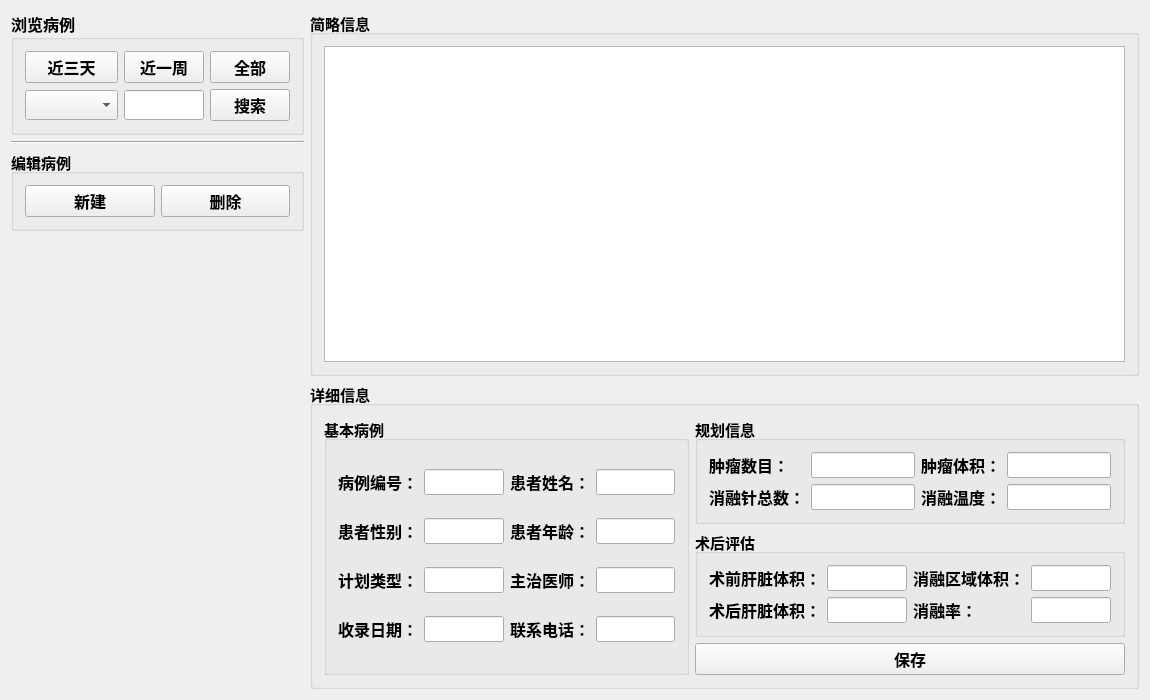
<?xml version="1.0" encoding="UTF-8"?>
<ui version="4.0">
 <class>MainWindow</class>
 <widget class="QMainWindow" name="MainWindow">
  <property name="geometry">
   <rect>
    <x>0</x>
    <y>0</y>
    <width>1150</width>
    <height>700</height>
   </rect>
  </property>
  <property name="minimumSize">
   <size>
    <width>1150</width>
    <height>600</height>
   </size>
  </property>
  <property name="maximumSize">
   <size>
    <width>1150</width>
    <height>700</height>
   </size>
  </property>
  <property name="windowTitle">
   <string>EMR</string>
  </property>
  <property name="styleSheet">
   <string notr="true">background-image: url(:/background/backgroundImage);

</string>
  </property>
  <widget class="QWidget" name="centralWidget">
   <layout class="QHBoxLayout" name="horizontalLayout_8">
    <item>
     <layout class="QVBoxLayout" name="verticalLayout_7">
      <item>
       <layout class="QVBoxLayout" name="verticalLayout_5">
        <item>
         <widget class="QGroupBox" name="groupBox">
          <property name="font">
           <font>
            <family>微软雅黑</family>
            <pointsize>12</pointsize>
            <weight>75</weight>
            <italic>false</italic>
            <bold>true</bold>
           </font>
          </property>
          <property name="title">
           <string>浏览病例</string>
          </property>
          <layout class="QHBoxLayout" name="horizontalLayout">
           <item>
            <layout class="QGridLayout" name="gridLayout_3" columnstretch="1,1,1">
             <item row="0" column="0">
              <widget class="QPushButton" name="queryThereDays">
               <property name="font">
                <font>
                 <pointsize>12</pointsize>
                </font>
               </property>
               <property name="text">
                <string>近三天</string>
               </property>
              </widget>
             </item>
             <item row="0" column="1">
              <widget class="QPushButton" name="queryLastWeek">
               <property name="font">
                <font>
                 <pointsize>12</pointsize>
                </font>
               </property>
               <property name="text">
                <string>近一周</string>
               </property>
              </widget>
             </item>
             <item row="0" column="2">
              <widget class="QPushButton" name="queryAll">
               <property name="font">
                <font>
                 <pointsize>12</pointsize>
                </font>
               </property>
               <property name="text">
                <string>全部</string>
               </property>
              </widget>
             </item>
             <item row="1" column="0">
              <widget class="QComboBox" name="queryComboBox">
               <property name="font">
                <font>
                 <pointsize>11</pointsize>
                </font>
               </property>
              </widget>
             </item>
             <item row="1" column="1">
              <widget class="QLineEdit" name="queryLineEdit">
               <property name="font">
                <font>
                 <pointsize>11</pointsize>
                </font>
               </property>
              </widget>
             </item>
             <item row="1" column="2">
              <widget class="QPushButton" name="querySearch">
               <property name="font">
                <font>
                 <pointsize>12</pointsize>
                </font>
               </property>
               <property name="text">
                <string>搜索</string>
               </property>
              </widget>
             </item>
            </layout>
           </item>
          </layout>
         </widget>
        </item>
        <item>
         <widget class="Line" name="line">
          <property name="font">
           <font>
            <pointsize>11</pointsize>
           </font>
          </property>
          <property name="orientation">
           <enum>Qt::Horizontal</enum>
          </property>
         </widget>
        </item>
        <item>
         <widget class="QGroupBox" name="groupBox_2">
          <property name="font">
           <font>
            <pointsize>11</pointsize>
            <weight>75</weight>
            <bold>true</bold>
           </font>
          </property>
          <property name="title">
           <string>编辑病例</string>
          </property>
          <layout class="QVBoxLayout" name="verticalLayout_2">
           <item>
            <layout class="QHBoxLayout" name="horizontalLayout_3" stretch="1,1">
             <item>
              <widget class="QPushButton" name="insertButon">
               <property name="font">
                <font>
                 <pointsize>12</pointsize>
                </font>
               </property>
               <property name="text">
                <string>新建</string>
               </property>
              </widget>
             </item>
             <item>
              <widget class="QPushButton" name="deleteButton">
               <property name="font">
                <font>
                 <pointsize>12</pointsize>
                </font>
               </property>
               <property name="text">
                <string>删除</string>
               </property>
              </widget>
             </item>
            </layout>
           </item>
          </layout>
         </widget>
        </item>
       </layout>
      </item>
      <item>
       <spacer name="verticalSpacer">
        <property name="font">
         <font>
          <pointsize>11</pointsize>
         </font>
        </property>
        <property name="orientation">
         <enum>Qt::Vertical</enum>
        </property>
        <property name="sizeHint" stdset="0">
         <size>
          <width>20</width>
          <height>40</height>
         </size>
        </property>
       </spacer>
      </item>
     </layout>
    </item>
    <item>
     <layout class="QVBoxLayout" name="verticalLayout_6">
      <item>
       <widget class="QGroupBox" name="groupBox_3">
        <property name="font">
         <font>
          <pointsize>11</pointsize>
          <weight>75</weight>
          <bold>true</bold>
         </font>
        </property>
        <property name="title">
         <string>简略信息</string>
        </property>
        <layout class="QVBoxLayout" name="verticalLayout_3">
         <item>
          <widget class="QTableView" name="tableView">
           <property name="font">
            <font>
             <pointsize>11</pointsize>
            </font>
           </property>
          </widget>
         </item>
        </layout>
       </widget>
      </item>
      <item>
       <widget class="QGroupBox" name="groupBox_4">
        <property name="font">
         <font>
          <pointsize>11</pointsize>
          <weight>75</weight>
          <bold>true</bold>
         </font>
        </property>
        <property name="title">
         <string>详细信息</string>
        </property>
        <layout class="QHBoxLayout" name="horizontalLayout_7">
         <item>
          <widget class="QGroupBox" name="groupBox_7">
           <property name="font">
            <font>
             <pointsize>11</pointsize>
             <weight>75</weight>
             <bold>true</bold>
            </font>
           </property>
           <property name="title">
            <string>基本病例</string>
           </property>
           <layout class="QHBoxLayout" name="horizontalLayout_4">
            <item>
             <layout class="QGridLayout" name="gridLayout" columnstretch="1,2,1,2">
              <item row="0" column="0">
               <widget class="QLabel" name="label">
                <property name="font">
                 <font>
                  <pointsize>12</pointsize>
                 </font>
                </property>
                <property name="text">
                 <string>病例编号：</string>
                </property>
               </widget>
              </item>
              <item row="0" column="1">
               <widget class="QLineEdit" name="patientId">
                <property name="enabled">
                 <bool>true</bool>
                </property>
                <property name="font">
                 <font>
                  <pointsize>11</pointsize>
                 </font>
                </property>
                <property name="readOnly">
                 <bool>false</bool>
                </property>
               </widget>
              </item>
              <item row="0" column="2">
               <widget class="QLabel" name="label_5">
                <property name="font">
                 <font>
                  <pointsize>12</pointsize>
                 </font>
                </property>
                <property name="text">
                 <string>患者姓名：</string>
                </property>
               </widget>
              </item>
              <item row="0" column="3">
               <widget class="QLineEdit" name="patientName">
                <property name="font">
                 <font>
                  <pointsize>11</pointsize>
                 </font>
                </property>
               </widget>
              </item>
              <item row="1" column="0">
               <widget class="QLabel" name="label_2">
                <property name="font">
                 <font>
                  <pointsize>12</pointsize>
                 </font>
                </property>
                <property name="text">
                 <string>患者性别：</string>
                </property>
               </widget>
              </item>
              <item row="1" column="2">
               <widget class="QLabel" name="label_6">
                <property name="font">
                 <font>
                  <pointsize>12</pointsize>
                 </font>
                </property>
                <property name="text">
                 <string>患者年龄：</string>
                </property>
               </widget>
              </item>
              <item row="2" column="0">
               <widget class="QLabel" name="planType">
                <property name="font">
                 <font>
                  <pointsize>12</pointsize>
                 </font>
                </property>
                <property name="text">
                 <string>计划类型：</string>
                </property>
               </widget>
              </item>
              <item row="2" column="2">
               <widget class="QLabel" name="label_7">
                <property name="font">
                 <font>
                  <pointsize>12</pointsize>
                 </font>
                </property>
                <property name="text">
                 <string>主治医师：</string>
                </property>
               </widget>
              </item>
              <item row="2" column="3">
               <widget class="QLineEdit" name="patientattendingPhysician">
                <property name="font">
                 <font>
                  <pointsize>11</pointsize>
                 </font>
                </property>
               </widget>
              </item>
              <item row="3" column="0">
               <widget class="QLabel" name="label_3">
                <property name="font">
                 <font>
                  <pointsize>12</pointsize>
                 </font>
                </property>
                <property name="text">
                 <string>收录日期：</string>
                </property>
               </widget>
              </item>
              <item row="3" column="1">
               <widget class="QLineEdit" name="patientdate">
                <property name="font">
                 <font>
                  <pointsize>11</pointsize>
                 </font>
                </property>
               </widget>
              </item>
              <item row="3" column="2">
               <widget class="QLabel" name="label_8">
                <property name="font">
                 <font>
                  <pointsize>12</pointsize>
                 </font>
                </property>
                <property name="text">
                 <string>联系电话：</string>
                </property>
               </widget>
              </item>
              <item row="3" column="3">
               <widget class="QLineEdit" name="patientphoneNumber">
                <property name="font">
                 <font>
                  <pointsize>11</pointsize>
                 </font>
                </property>
               </widget>
              </item>
              <item row="1" column="3">
               <widget class="QLineEdit" name="patientAge"/>
              </item>
              <item row="1" column="1">
               <widget class="QLineEdit" name="patientGender"/>
              </item>
              <item row="2" column="1">
               <widget class="QLineEdit" name="patientPlan"/>
              </item>
             </layout>
            </item>
           </layout>
          </widget>
         </item>
         <item>
          <layout class="QVBoxLayout" name="verticalLayout_4">
           <item>
            <widget class="QGroupBox" name="groupBox_6">
             <property name="font">
              <font>
               <pointsize>11</pointsize>
               <weight>75</weight>
               <bold>true</bold>
              </font>
             </property>
             <property name="title">
              <string>规划信息</string>
             </property>
             <layout class="QHBoxLayout" name="horizontalLayout_5">
              <item>
               <layout class="QGridLayout" name="gridLayout_2" columnstretch="1,0,0,0">
                <item row="0" column="0">
                 <widget class="QLabel" name="label_9">
                  <property name="font">
                   <font>
                    <pointsize>12</pointsize>
                   </font>
                  </property>
                  <property name="text">
                   <string>肿瘤数目：</string>
                  </property>
                 </widget>
                </item>
                <item row="0" column="3">
                 <widget class="QLineEdit" name="tumorSize">
                  <property name="font">
                   <font>
                    <pointsize>11</pointsize>
                   </font>
                  </property>
                 </widget>
                </item>
                <item row="1" column="0">
                 <widget class="QLabel" name="label_10">
                  <property name="font">
                   <font>
                    <pointsize>12</pointsize>
                   </font>
                  </property>
                  <property name="text">
                   <string>消融针总数：</string>
                  </property>
                 </widget>
                </item>
                <item row="1" column="2">
                 <widget class="QLabel" name="label_4">
                  <property name="font">
                   <font>
                    <pointsize>12</pointsize>
                   </font>
                  </property>
                  <property name="text">
                   <string>消融温度：</string>
                  </property>
                 </widget>
                </item>
                <item row="1" column="3">
                 <widget class="QLineEdit" name="temperature">
                  <property name="font">
                   <font>
                    <pointsize>11</pointsize>
                   </font>
                  </property>
                 </widget>
                </item>
                <item row="0" column="2">
                 <widget class="QLabel" name="label_12">
                  <property name="font">
                   <font>
                    <pointsize>12</pointsize>
                   </font>
                  </property>
                  <property name="text">
                   <string>肿瘤体积：</string>
                  </property>
                 </widget>
                </item>
                <item row="0" column="1">
                 <widget class="QLineEdit" name="numtumor"/>
                </item>
                <item row="1" column="1">
                 <widget class="QLineEdit" name="numneedle"/>
                </item>
               </layout>
              </item>
             </layout>
            </widget>
           </item>
           <item>
            <widget class="QGroupBox" name="groupBox_5">
             <property name="font">
              <font>
               <pointsize>11</pointsize>
               <weight>75</weight>
               <bold>true</bold>
              </font>
             </property>
             <property name="title">
              <string>术后评估</string>
             </property>
             <layout class="QHBoxLayout" name="horizontalLayout_6">
              <item>
               <layout class="QGridLayout" name="gridLayout_4" columnstretch="1,2,1,2">
                <item row="0" column="0">
                 <widget class="QLabel" name="label_13">
                  <property name="font">
                   <font>
                    <pointsize>12</pointsize>
                   </font>
                  </property>
                  <property name="text">
                   <string>术前肝脏体积：</string>
                  </property>
                 </widget>
                </item>
                <item row="0" column="1">
                 <widget class="QLineEdit" name="preoperativeLiverSize">
                  <property name="font">
                   <font>
                    <pointsize>11</pointsize>
                   </font>
                  </property>
                 </widget>
                </item>
                <item row="0" column="2">
                 <widget class="QLabel" name="label_15">
                  <property name="font">
                   <font>
                    <pointsize>12</pointsize>
                   </font>
                  </property>
                  <property name="text">
                   <string>消融区域体积：</string>
                  </property>
                 </widget>
                </item>
                <item row="0" column="3">
                 <widget class="QLineEdit" name="ablationSize">
                  <property name="font">
                   <font>
                    <pointsize>11</pointsize>
                   </font>
                  </property>
                 </widget>
                </item>
                <item row="1" column="0">
                 <widget class="QLabel" name="label_14">
                  <property name="font">
                   <font>
                    <pointsize>12</pointsize>
                   </font>
                  </property>
                  <property name="text">
                   <string>术后肝脏体积：</string>
                  </property>
                 </widget>
                </item>
                <item row="1" column="1">
                 <widget class="QLineEdit" name="postoperativeLiverSize">
                  <property name="font">
                   <font>
                    <pointsize>11</pointsize>
                   </font>
                  </property>
                 </widget>
                </item>
                <item row="1" column="2">
                 <widget class="QLabel" name="label_16">
                  <property name="font">
                   <font>
                    <pointsize>12</pointsize>
                   </font>
                  </property>
                  <property name="text">
                   <string>消融率：</string>
                  </property>
                 </widget>
                </item>
                <item row="1" column="3">
                 <widget class="QLineEdit" name="ablationRate">
                  <property name="font">
                   <font>
                    <pointsize>11</pointsize>
                   </font>
                  </property>
                 </widget>
                </item>
               </layout>
              </item>
             </layout>
            </widget>
           </item>
           <item>
            <widget class="QPushButton" name="saveButton">
             <property name="font">
              <font>
               <pointsize>12</pointsize>
              </font>
             </property>
             <property name="text">
              <string>保存</string>
             </property>
            </widget>
           </item>
          </layout>
         </item>
        </layout>
       </widget>
      </item>
     </layout>
    </item>
   </layout>
  </widget>
 </widget>
 <layoutdefault spacing="6" margin="11"/>
 <resources/>
 <connections/>
</ui>
